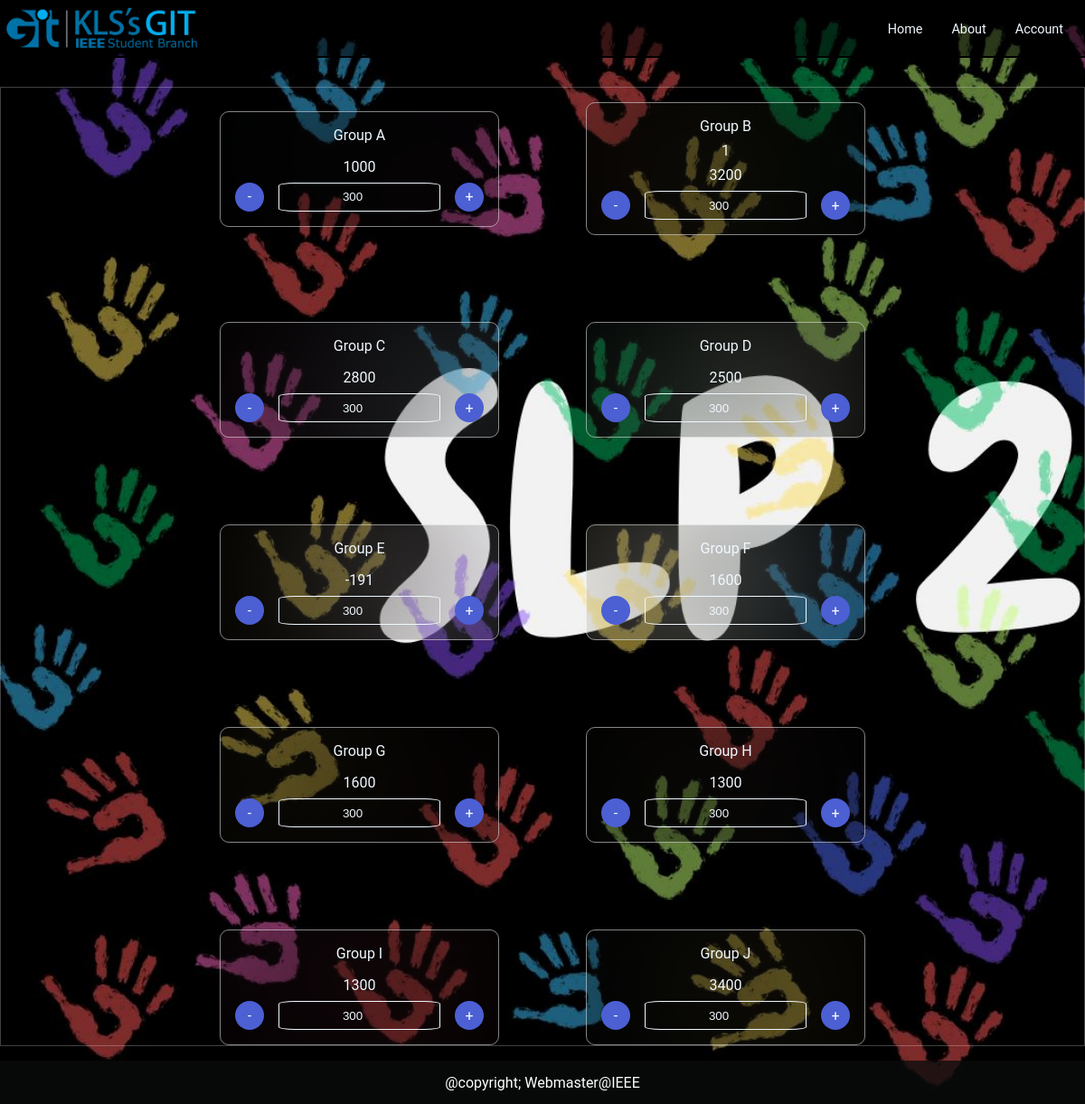
The app's page / (signed in), older data.
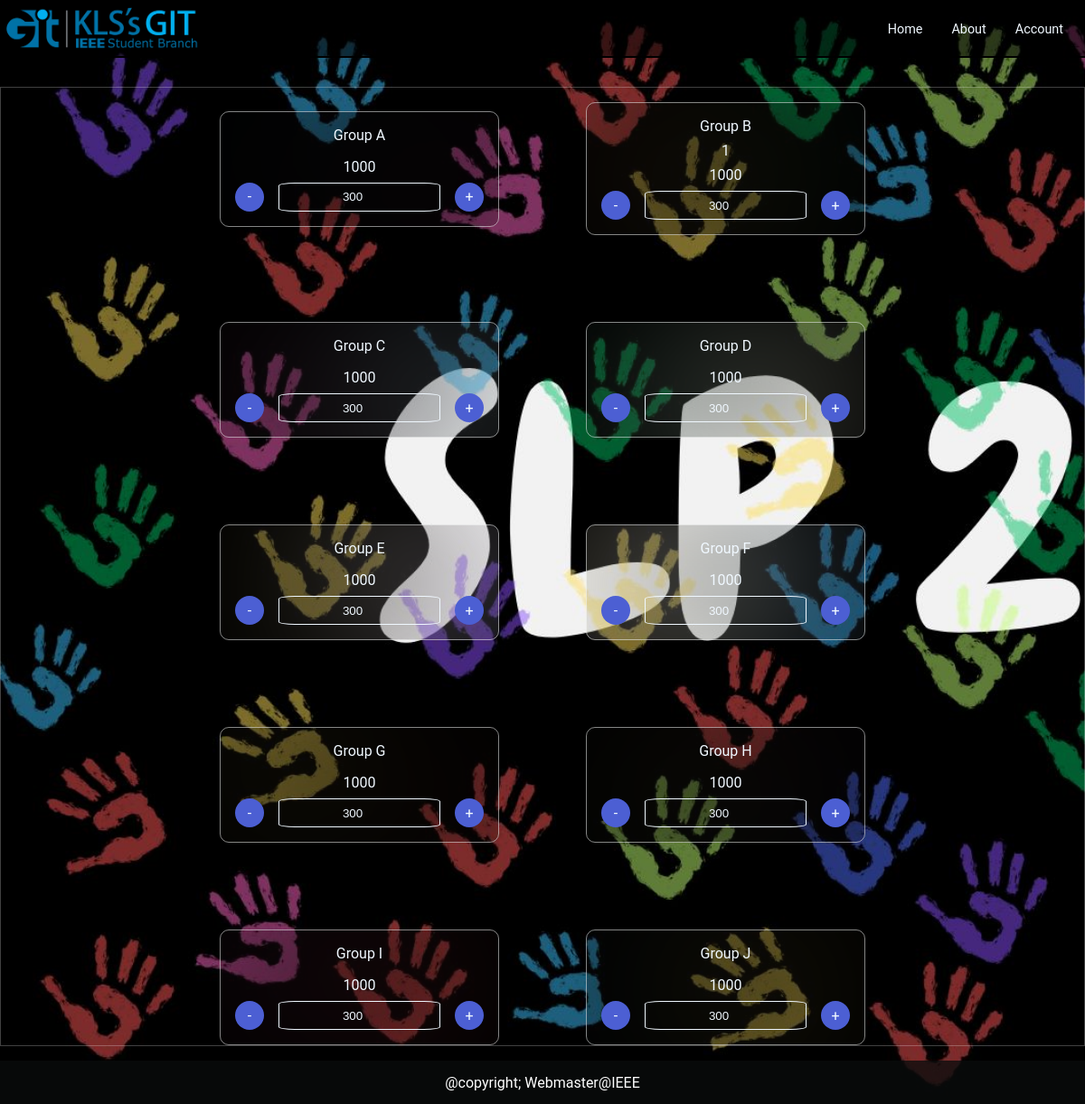
The same page, newer data.
### myapp/models.py (models this page shows, shortened)
class Group(models.Model):
    name = models.CharField(max_length=200,unique=True)
    score = models.IntegerField(default=1000)
    members = models.ManyToManyField(User,blank=True)
    leader = models.ForeignKey(User,on_delete=models.CASCADE,null=True,blank=True,related_name='leader')
    movie = models.CharField(max_length=200,blank=True)

### myapp/views.py (the view)
# urls.py: 2. Add a URL to urlpatterns:  path('', views.home, name='home')
@login_required(login_url="/login/")
def home(request):
    a=Group.objects.all()
    type = "none"
    groupvalue = None
    for group in a:
        if request.user == group.leader:
            type="leader"
            groupvalue=group
            break
        elif request.user in group.members.all():
            type="member"
            groupvalue=group
            break
    return render(request,'myapp/home.html',context={'groups':a,'type':type,'group':groupvalue})

### myapp/templates/myapp/home.html (shortened to what this page needs)
{% extends 'base.html' %}
{% load static %}
{% block css %}
    <link rel="stylesheet" href="{% static 'myapp/home.css' %}">
{% endblock css %}
{% block content %}
    {% if user.is_superuser %}
    <div class="container-cards">
        <div class="inner-container">
    {% for a in groups %}
        <div class="card">
        <p id="{{a.id}}">{{ a.name }}</p>
        <p>{{a.leader.first_name}}</p>
        <p>{{ a.score }}</p>
        <div class="button"><div class="sub" onclick="update(this,'sub')">-</div><input type="number" class="points" value="300"><div class="add" onclick="update(this,'add')">+</div></div>
        </div>
    {% endfor %}
</div>
</div>
    {% endif %}
{% endblock content %}

Row changes from the older to the newer data that the page shows:
changed Group "Group B": score "3200" → "1000"
changed Group "Group C": score "2800" → "1000"
changed Group "Group D": score "2500" → "1000"
changed Group "Group E": score "-191" → "1000"
changed Group "Group F": score "1600" → "1000"
changed Group "Group G": score "1600" → "1000"
changed Group "Group H": score "1300" → "1000"
changed Group "Group I": score "1300" → "1000"
changed Group "Group J": score "3400" → "1000"
